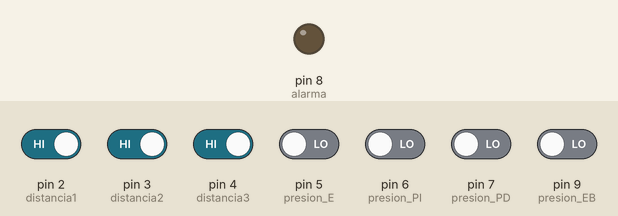
This sketch was run on a simulated Arduino Uno, built with avr-gcc and run on an emulated ATmega328P. Parts: output pins drawn as LEDs (lit = HIGH). The inputs (shaded band) are chosen by the test bench; at power-on: pin 2 (distancia1), pin 3 (distancia2), pin 4 (distancia3) HIGH, pin 5 (presion_E), pin 6 (presion_PI), pin 7 (presion_PD), pin 9 (presion_EB) LOW. What the sketch prints to the serial monitor is not drawn.

Above: at 1.2 s.
1.3 s: pin 2 (distancia1) driven LOW
At 2.3 s:
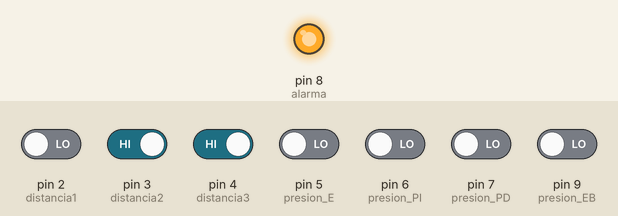
3.1 s: pin 3 (distancia2) driven LOW
6.3 s: pin 4 (distancia3) driven LOW
9.5 s: pin 2 (distancia1) driven HIGH and pin 3 (distancia2) driven HIGH
12.7 s: pin 4 (distancia3) driven HIGH
At 13.2 s:
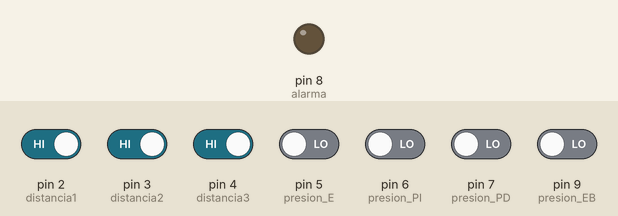
Timing chart, 0 to 15.7 s (numbered marks = the images above; inputs shaded):
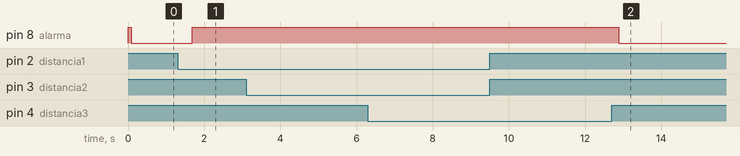

The sketch:

Code.ino
```cpp
int distancia1= 2;
int distancia2= 3;
int distancia3 = 4;
int presion_E = 5;
int presion_PI = 6;
int presion_PD = 7;
int presion_EB = 9;
int alarma = 8;

char uno = 'A';
char dos = 'B';
char tres = 'C';
char cuatro = 'D';
char cinco = 'E';
char seis = 'F';
char siete = 'G';

void setup()
{

pinMode(distancia1,INPUT);
pinMode(distancia2,INPUT);
pinMode(distancia3,INPUT);
pinMode(presion_E, INPUT);
pinMode(presion_PI, INPUT);
pinMode(presion_PD, INPUT);
pinMode(presion_EB, INPUT);

pinMode(alarma, OUTPUT);

Serial.begin(9600);

digitalWrite(alarma, HIGH);
delay(80);
digitalWrite(alarma, LOW);

//Bienvenido
Serial.write(uno);

}

void loop()
{

int valor1 = 0;
int valor2 = 0;
int valor3 = 0;
int valor_E = 0;
int valor_PI = 0;
int valor_PD = 0;
int valor_EB = 0;

valor_PI = digitalRead(presion_PI);
valor_PD = digitalRead(presion_PD);

  digitalWrite(alarma, LOW);

  valor_PI = digitalRead(presion_PI);
  valor_PD = digitalRead(presion_PD);

  valor1 = digitalRead(distancia1);
  valor2 = digitalRead(distancia2);
  valor3 = digitalRead(distancia3);
  valor_E = digitalRead(presion_E);
  valor_EB = digitalRead(presion_EB);

  if(Serial.read() == 'Z') // Esto se puede quitar ya que los mismos sensores de distancia, apagan la alarma
  {
    digitalWrite(alarma, LOW);
  }

 if(valor1 == LOW && valor2 == LOW && valor3 == LOW) //&& valor_E == LOW && valor_EB == LOW) //Primera mala postura
  {
    digitalWrite(alarma, HIGH);
    Serial.write(dos);
  }
  else if (valor1 == HIGH && valor2 == HIGH && valor3 == LOW) //&& valor_EB == LOW ) //Segunda mala postura
  {
    digitalWrite(alarma, HIGH);
    Serial.write(tres);
  }
  else if (valor1 == LOW && valor2 == LOW && valor3== HIGH) //&& valor_E == LOW && valor_EB == HIGH ) //Tercera mala postura
  {
    digitalWrite(alarma, HIGH);
    Serial.write(cuatro);
  }
  else if (valor1 == HIGH && valor2 == HIGH && valor3== HIGH) //&& valor_E == HIGH && valor_EB == HIGH) //Postura correcta
  {
    digitalWrite(alarma, LOW);
    Serial.write(cinco);
  }
  else //Otra mala postura
  {
    digitalWrite(alarma, HIGH);
    Serial.write(seis);
  }

delay(800);

////No hay nadie sentado
//digitalWrite(alarma, LOW);
//Serial.write(siete);

delay(800);

}
```

Measured:
- after the input at 1.3 s, pin 8 (alarma): LOW → HIGH after 0.38 s
- after the input at 12.7 s, pin 8 (alarma): HIGH → LOW after 0.18 s
